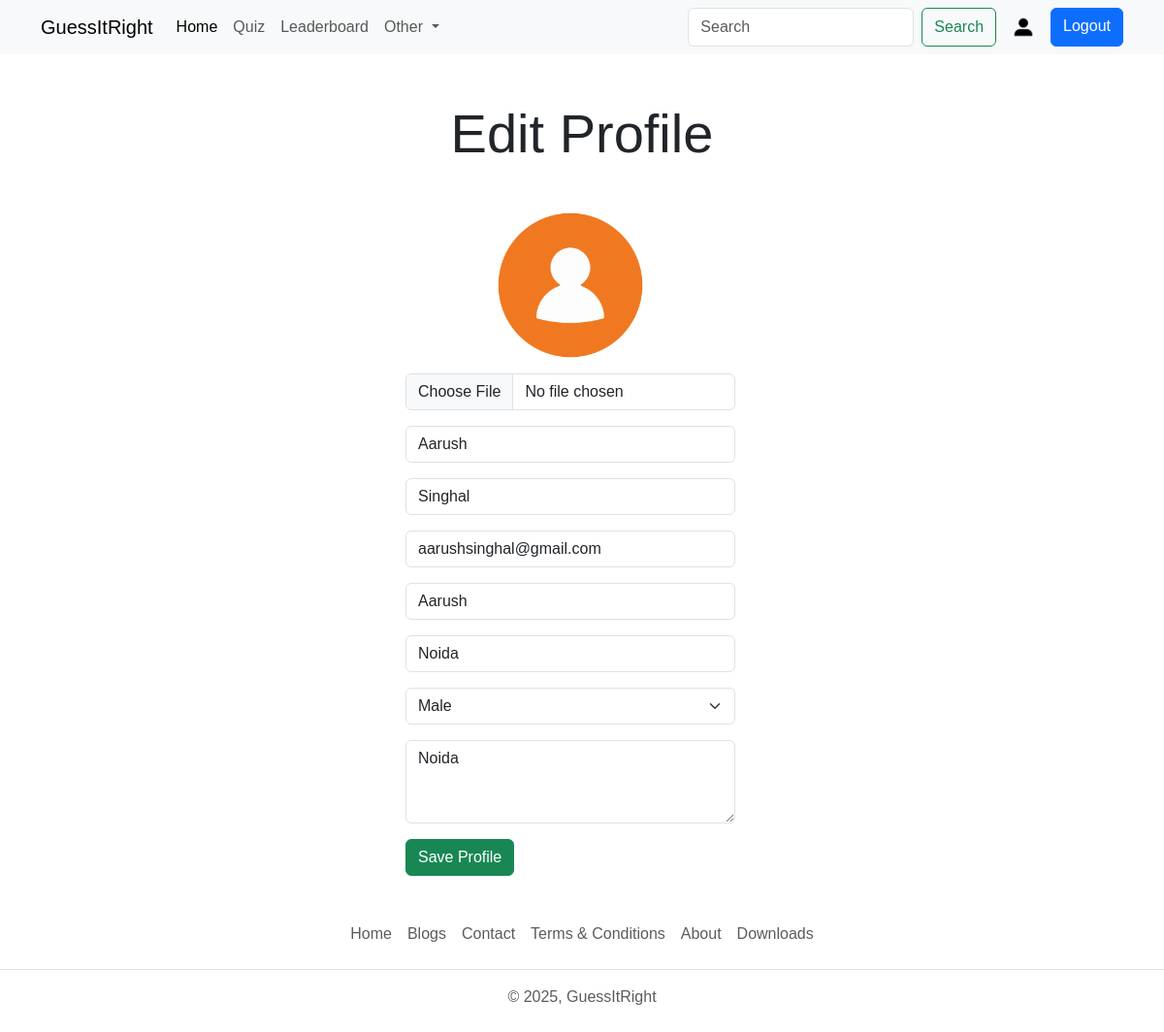
The app's page /user/settings (signed in), older data.
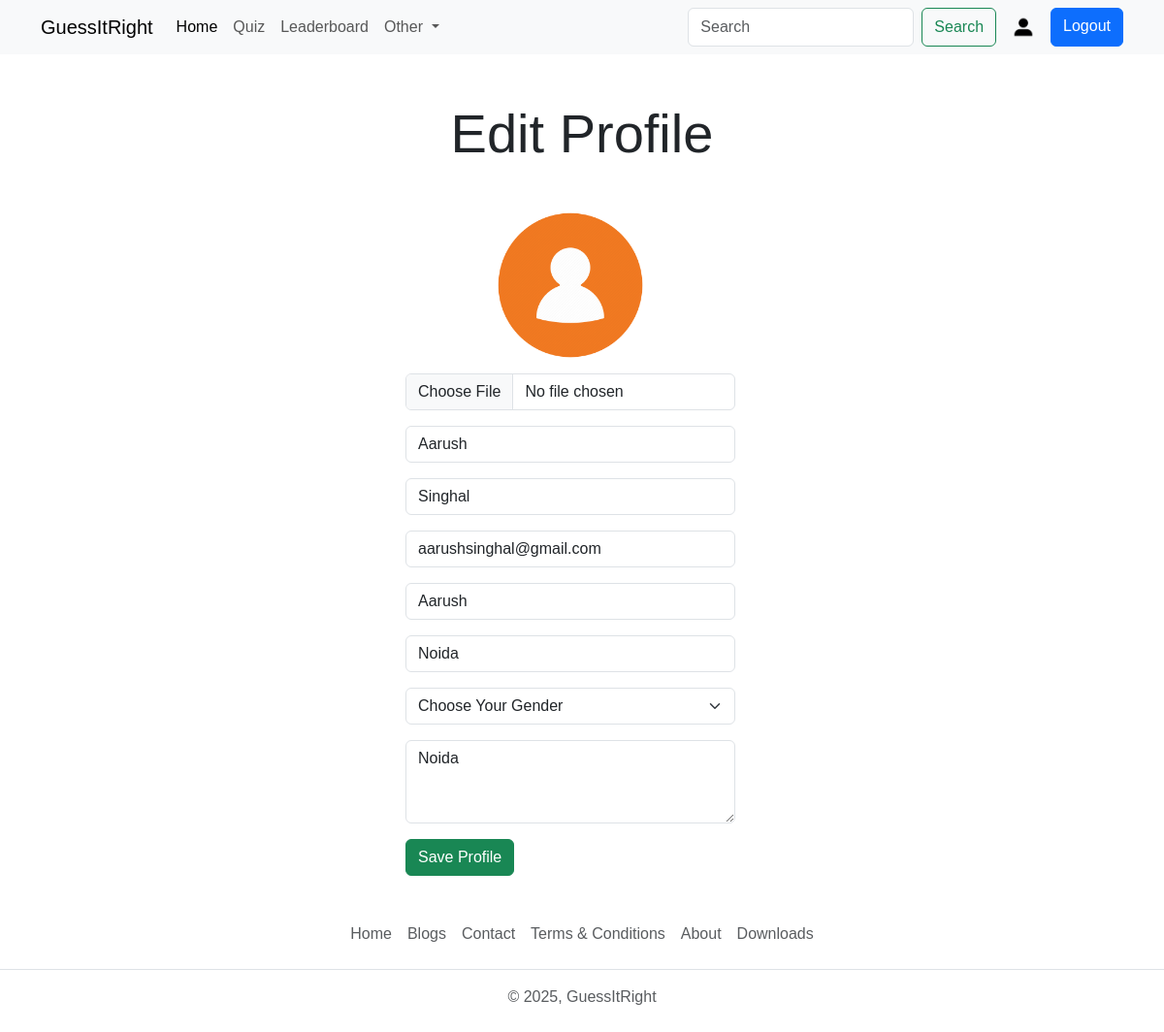
The same page, newer data.
### account/models.py (models this page shows, shortened)
class Profile(models.Model):
    user = models.OneToOneField(User, on_delete=models.CASCADE, null=True, verbose_name= 'User Object')
    bio = models.TextField(blank=True, null=True)
    profile_image = models.ImageField(upload_to='profile_images', default='user.png', blank=True, null= True, verbose_name='Profile Picture')
    location = models.CharField(max_length=100, blank=True, null= True, verbose_name= 'Location')
    GENDER = [
        ('male', 'male') ,
        ('Female', 'Female'),
        ('Other', 'Other')
    ]
    gender = models.CharField(max_length=6, choices = GENDER, blank=True, null=True)

### account/views.py (the view, shortened to what this page needs)
# urls.py: path('settings', views.editProfile, name = 'edit_profile') ,
@login_required
def editProfile(request):
    user_object = request.user
    user_profile = request.user.profile
    context = {"user_profile" : user_profile}
    return render(request, 'profile-edit.html', context)

### templates/profile-edit.html (shortened to what this page needs)
{% extends 'index.html' %}
{% block content %}
  <h1 class="display-4 text-center my-5">Edit Profile</h1>
  <div class="container">
    <div class="row row-cols-sm-1 row-cols-lg-3 container">
      <div class="col-12">
      </div>
      <div class="col-12">
        <form action="" method="POST" enctype="multipart/form-data">
            <div class="mb-3 d-flex justify-content-center">
                <img src="{{user_profile.profile_image.url}}" alt="profile-pic" width="150" height="150" class="rounded-circle">
            </div>
          <div class="mb-3">
            <input type="file" name = "Profile_img" class="form-control" id="exampleInputImage">
          </div>
          <div class="mb-3">
            <input type="text" name = "first_name" value="{{user_profile.user.first_name}}" class="form-control" id="exampleInputFirstName" placeholder="First Name" required>
          </div>
          <div class="mb-3">
            <input type="text" name = "last_name" value="{{user_profile.user.last_name}}" class="form-control" id="exampleInputLastName" placeholder="Last Name" required>
          </div>
          <div class="mb-3">
            <input type="email" name = "email" value="{{user_profile.user.email}}" class="form-control" id="exampleInputEmail2" aria-describedby="emailHelp"
              placeholder="Email" required>
          </div>
          <div class="mb-3">
            <input type="text" name = "username" value="{{user_profile.user.username}}" class="form-control" id="exampleInputUsername1" aria-describedby="emailHelp"
              placeholder="Username" required>
          </div>
          <div class="mb-3">
            <input type="text" name = "location" value="{{user_profile.location|default_if_none:''}}" class="form-control" id="exampleInputLocation" placeholder="Location" required>
          </div>
          <div class="mb-3">
            <select class="form-select form-control" name = "gender" value="{{user_profile.user.gender}}" id="exampleInputGender" aria-label="Default select example" required>
                <option selected>Choose Your Gender</option>
                <option {% if user_profile.gender == 'Male' %} selected {% endif %} value="Male" >Male</option>
              </select>
          </div>
          <div class="mb-3">
            <textarea class="form-control" name = "bio" id="exampleFormControlTextarea1" rows="3" placeholder="Your Bio" required>{{user_profile.location|default_if_none:''}}</textarea>
          </div>
          <button type="submit" class="btn btn-success">Save Profile</button>
        </form>
      </div>
      <div class="col-12">
      </div>
    </div>
  </div>
{% endblock content %}

Row changes from the older to the newer data that the page shows:
changed Profile "Noida": gender "Male" → "Choose Your Gender"
